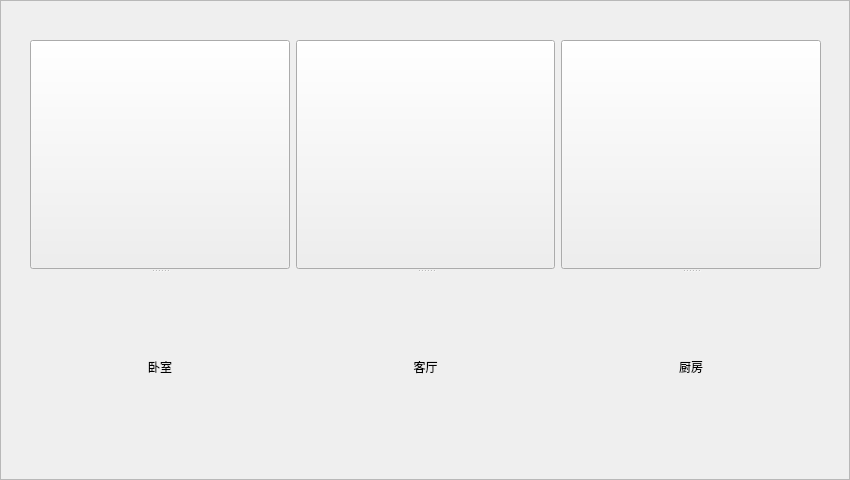
<?xml version="1.0" encoding="UTF-8"?>
<ui version="4.0">
 <class>LightFrame</class>
 <widget class="QFrame" name="LightFrame">
  <property name="geometry">
   <rect>
    <x>0</x>
    <y>0</y>
    <width>850</width>
    <height>480</height>
   </rect>
  </property>
  <property name="windowTitle">
   <string>Frame</string>
  </property>
  <property name="frameShape">
   <enum>QFrame::StyledPanel</enum>
  </property>
  <property name="frameShadow">
   <enum>QFrame::Raised</enum>
  </property>
  <widget class="QWidget" name="">
   <property name="geometry">
    <rect>
     <x>30</x>
     <y>40</y>
     <width>791</width>
     <height>421</height>
    </rect>
   </property>
   <layout class="QHBoxLayout" name="horizontalLayout">
    <item>
     <widget class="QSplitter" name="splitter">
      <property name="orientation">
       <enum>Qt::Vertical</enum>
      </property>
      <widget class="QPushButton" name="bedroomPushButton">
       <property name="styleSheet">
        <string notr="true">border-image: url(:/lightFrame/image/lamp_off.png);</string>
       </property>
       <property name="text">
        <string/>
       </property>
      </widget>
      <widget class="QLabel" name="label">
       <property name="text">
        <string>卧室</string>
       </property>
       <property name="alignment">
        <set>Qt::AlignCenter</set>
       </property>
      </widget>
     </widget>
    </item>
    <item>
     <widget class="QSplitter" name="splitter_2">
      <property name="orientation">
       <enum>Qt::Vertical</enum>
      </property>
      <widget class="QPushButton" name="parlourPushButton">
       <property name="styleSheet">
        <string notr="true">border-image: url(:/lightFrame/image/lamp_off.png);</string>
       </property>
       <property name="text">
        <string/>
       </property>
      </widget>
      <widget class="QLabel" name="label_10">
       <property name="text">
        <string>客厅</string>
       </property>
       <property name="alignment">
        <set>Qt::AlignCenter</set>
       </property>
      </widget>
     </widget>
    </item>
    <item>
     <widget class="QSplitter" name="splitter_3">
      <property name="orientation">
       <enum>Qt::Vertical</enum>
      </property>
      <widget class="QPushButton" name="kitchenPushButton">
       <property name="styleSheet">
        <string notr="true">border-image: url(:/lightFrame/image/lamp_off.png);</string>
       </property>
       <property name="text">
        <string/>
       </property>
      </widget>
      <widget class="QLabel" name="label_11">
       <property name="text">
        <string>厨房</string>
       </property>
       <property name="alignment">
        <set>Qt::AlignCenter</set>
       </property>
      </widget>
     </widget>
    </item>
   </layout>
  </widget>
 </widget>
 <resources/>
 <connections/>
</ui>
